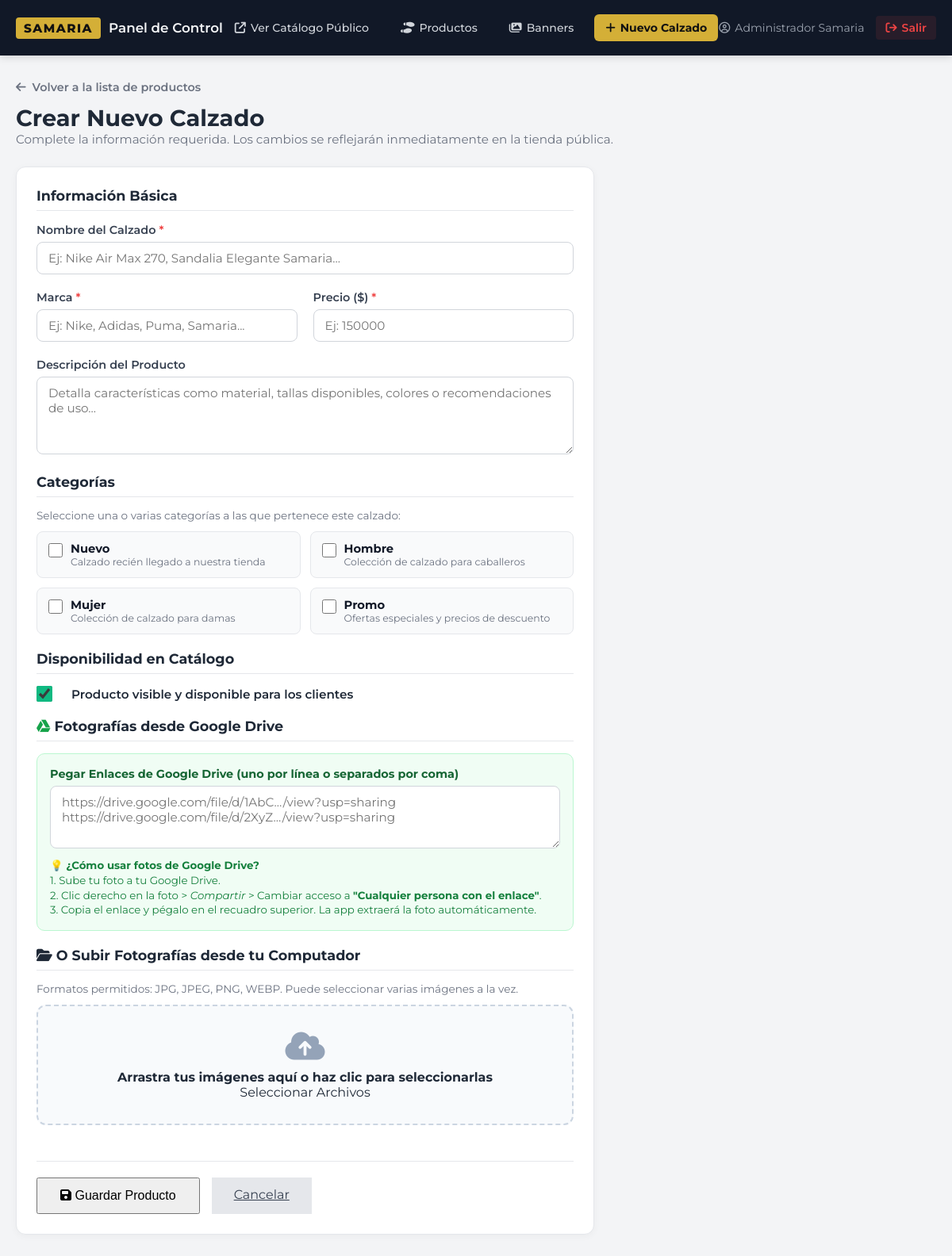
Page /admin/productos/nuevo (signed in) on the committed database.
### tables this page shows
CREATE TABLE categorias (
    id INTEGER PRIMARY KEY AUTOINCREMENT,
    nombre TEXT UNIQUE NOT NULL,
    slug TEXT UNIQUE NOT NULL,
    descripcion TEXT
);

### app/routes/admin.py (the view, shortened to what this page needs)
@admin_bp.route('/productos/nuevo', methods=['GET', 'POST'], strict_slashes=False)
@login_required
def product_new():
    categories = CategoryModel.get_all()
    return render_template('admin/product_form.html', categories=categories, product=None)

### app/database.py (called while the page is built)
def get_db():
    if 'db' not in g:
        db_path = current_app.config['DATABASE']
        os.makedirs(os.path.dirname(db_path), exist_ok=True)
        g.db = sqlite3.connect(
            db_path,
            detect_types=sqlite3.PARSE_DECLTYPES
        )
        g.db.row_factory = sqlite3.Row
        g.db.execute('PRAGMA foreign_keys = ON;')
    return g.db

def query_db(query, args=(), one=False):
    cur = get_db().execute(query, args)
    rv = cur.fetchall()
    cur.close()
    return (rv[0] if rv else None) if one else rv

### app/models/category.py (called while the page is built)
    @staticmethod
    def get_all():
        return query_db('SELECT * FROM categorias ORDER BY id ASC')

### app/routes/auth.py (called while the page is built)
def login_required(f):
    @wraps(f)
    def decorated_function(*args, **kwargs):
        if 'user_id' not in session:
            flash('Por favor inicie sesión para acceder al panel de administración.', 'warning')
            return redirect(url_for('auth.login', next=request.url))
        return f(*args, **kwargs)
    return decorated_function

### app/templates/admin/product_form.html (shortened to what this page needs)
{% extends 'admin/base_admin.html' %}
{% block content %}
<div class="product-form-container">
    <div class="form-header">
        <a href="{{ url_for('admin.dashboard') }}" class="back-link">
            <i class="fa-solid fa-arrow-left"></i> Volver a la lista de productos
        </a>
        <h1 class="page-title">
            {% if product %}
                Editar Calzado: <span class="text-gold">{{ product.nombre }}</span>
            {% else %}
                Crear Nuevo Calzado
            {% endif %}
        </h1>
        <p class="page-subtitle">Complete la información requerida. Los cambios se reflejarán inmediatamente en la tienda pública.</p>
    </div>
    <div class="form-layout-grid">
        <div class="form-main-col">
            <div class="admin-card">
                <form action="{% if product %}{{ url_for('admin.product_edit', product_id=product.id) }}{% else %}{{ url_for('admin.product_new') }}{% endif %}"
                      method="POST"
                      enctype="multipart/form-data"
                      id="productForm">
                    <div class="form-section-title">Información Básica</div>
                    <div class="form-group">
                        <label for="nombre" class="form-label required">Nombre del Calzado</label>
                        <input type="text"
                               id="nombre"
                               name="nombre"
                               class="form-control"
                               value="{{ product.nombre if product else '' }}"
                               placeholder="Ej: Nike Air Max 270, Sandalia Elegante Samaria..."
                               required>
                    </div>
                    <div class="form-row-2">
                        <div class="form-group">
                            <label for="marca" class="form-label required">Marca</label>
                            <input type="text"
                                   id="marca"
                                   name="marca"
                                   class="form-control"
                                   value="{{ product.marca if product else '' }}"
                                   placeholder="Ej: Nike, Adidas, Puma, Samaria..."
                                   required>
                        </div>
                        <div class="form-group">
                            <label for="precio" class="form-label required">Precio ($)</label>
                            <input type="number"
                                   step="0.01"
                                   min="0"
                                   id="precio"
                                   name="precio"
                                   class="form-control"
                                   value="{{ product.precio if product else '' }}"
                                   placeholder="Ej: 150000"
                                   required>
                        </div>
                    </div>
                    <div class="form-group">
                        <label for="descripcion" class="form-label">Descripción del Producto</label>
                        <textarea id="descripcion"
                                  name="descripcion"
                                  rows="4"
                                  class="form-control"
                                  placeholder="Detalla características como material, tallas disponibles, colores o recomendaciones de uso...">{{ product.descripcion if product else '' }}</textarea>
                    </div>
                    <div class="form-section-title mt-4">Categorías</div>
                    <p class="form-help-text">Seleccione una o varias categorías a las que pertenece este calzado:</p>
                    <div class="categories-checkbox-grid">
                        {% for cat in categories %}
                            <label class="category-checkbox-card">
                                <input type="checkbox"
                                       name="categorias"
                                       value="{{ cat.id }}"
                                       {% if product and cat.id in product.categoria_ids %}checked{% endif %}>
                                <div class="checkbox-custom-ui">
                                    <span class="cat-name">{{ cat.nombre }}</span>
                                    <span class="cat-desc">{{ cat.descripcion }}</span>
                                </div>
                            </label>
                        {% endfor %}
                    </div>
                    <div class="form-section-title mt-4">Disponibilidad en Catálogo</div>
                    <div class="form-group">
                        <label class="switch-toggle-label">
                            <input type="checkbox" name="disponible" value="1" {% if not product or product.disponible == 1 %}checked{% endif %}>
                            <span class="switch-text">Producto visible y disponible para los clientes</span>
                        </label>
                    </div>
                    <div class="form-section-title mt-4">
                        <i class="fa-brands fa-google-drive" style="color:#16a34a;"></i> Fotografías desde Google Drive
                    </div>
                    <div class="form-group" style="background:#f0fdf4; border:1.5px solid #bbf7d0; padding:16px; border-radius:10px;">
                        <label for="drive_links" class="form-label" style="color:#166534; font-weight:700;">
                            Pegar Enlaces de Google Drive (uno por línea o separados por coma)
                        </label>
                        <textarea id="drive_links"
                                  name="drive_links"
                                  rows="3"
                                  class="form-control"
                                  placeholder="https://drive.google.com/file/d/1AbC.../view?usp=sharing&#10;https://drive.google.com/file/d/2XyZ.../view?usp=sharing"></textarea>
                        <small style="color:#15803d; display:block; margin-top:8px; line-height:1.4;">
                            💡 <strong>¿Cómo usar fotos de Google Drive?</strong><br>
                            1. Sube tu foto a tu Google Drive.<br>
                            2. Clic derecho en la foto &gt; <em>Compartir</em> &gt; Cambiar acceso a <strong>"Cualquier persona con el enlace"</strong>.<br>
                            3. Copia el enlace y pégalo en el recuadro superior. La app extraerá la foto automáticamente.
                        </small>
                    </div>
                    <div class="form-section-title mt-4">
                        <i class="fa-solid fa-folder-open"></i> O Subir Fotografías desde tu Computador
                    </div>
                    <p class="form-help-text">Formatos permitidos: JPG, JPEG, PNG, WEBP. Puede seleccionar varias imágenes a la vez.</p>
                    <div class="file-upload-box" id="fileUploadBox">
                        <i class="fa-solid fa-cloud-arrow-up upload-icon"></i>
                        <h4>Arrastra tus imágenes aquí o haz clic para seleccionarlas</h4>
                        <span class="btn btn-outline-sm mt-2">Seleccionar Archivos</span>
                    </div>
                    <div class="form-actions-bar">
                        <button type="submit" class="btn btn-primary btn-lg">
                            <i class="fa-solid fa-floppy-disk"></i> Guardar Producto
                        </button>
                        <a href="{{ url_for('admin.dashboard') }}" class="btn btn-secondary btn-lg">Cancelar</a>
                    </div>
                </form>
            </div>
        </div>
    </div>
</div>
{% endblock %}

### app/static/css/admin.css (style rules this page uses)
:root { --admin-bg: #f3f4f6; --admin-sidebar: #111827; --admin-primary: #1f2937; --admin-accent: #d4af37; --admin-card: #ffffff; --admin-border: #e5e7eb; --admin-text: #1f2937; --admin-muted: #6b7280; --admin-success: #10b981; --admin-danger: #ef4444; --admin-warning: #f59e0b; }
* { margin: 0; padding: 0; box-sizing: border-box; }
body.admin-body { font-family: 'Montserrat', sans-serif; background-color: var(--admin-bg); color: var(--admin-text); min-height: 100vh; display: flex; flex-direction: column; }
.page-title { font-size: 1.8rem; font-weight: 700; color: var(--admin-primary); }
.page-subtitle { font-size: 0.95rem; color: var(--admin-muted); }
.admin-card { background: var(--admin-card); border-radius: 12px; border: 1px solid var(--admin-border); box-shadow: 0 2px 10px rgba(0,0,0,0.04); padding: 25px; margin-bottom: 30px; }
.form-layout-grid { display: grid; grid-template-columns: 2fr 1.1fr; gap: 30px; }
.form-header { margin-bottom: 25px; }
.back-link { display: inline-flex; align-items: center; gap: 8px; color: var(--admin-muted); font-size: 0.9rem; font-weight: 600; margin-bottom: 12px; text-decoration: none; }
.form-section-title { font-size: 1.1rem; font-weight: 700; color: var(--admin-primary); margin-bottom: 15px; padding-bottom: 8px; border-bottom: 1px solid var(--admin-border); }
.form-group { margin-bottom: 20px; }
.form-row-2 { display: grid; grid-template-columns: 1fr 1fr; gap: 20px; }
.form-label { display: block; font-weight: 600; font-size: 0.9rem; margin-bottom: 6px; color: #374151; }
.form-label.required::after { content: ' *'; color: #ef4444; }
.form-control { width: 100%; padding: 10px 14px; border: 1px solid #d1d5db; border-radius: 8px; font-size: 0.95rem; font-family: inherit; }
.form-help-text { font-size: 0.85rem; color: var(--admin-muted); margin-bottom: 12px; }
.categories-checkbox-grid { display: grid; grid-template-columns: 1fr 1fr; gap: 12px; margin-bottom: 20px; }
.category-checkbox-card { display: flex; align-items: flex-start; gap: 10px; padding: 12px 14px; border: 1.5px solid var(--admin-border); border-radius: 8px; cursor: pointer; background: #f9fafb; transition: all 0.2s; }
.category-checkbox-card input[type="checkbox"] { width: 18px; height: 18px; margin-top: 2px; cursor: pointer; accent-color: var(--admin-accent); }
.checkbox-custom-ui .cat-name { display: block; font-weight: 700; font-size: 0.92rem; color: #111827; }
.checkbox-custom-ui .cat-desc { display: block; font-size: 0.78rem; color: #6b7280; }
.switch-toggle-label { display: flex; align-items: center; gap: 12px; cursor: pointer; }
.switch-toggle-label input { width: 20px; height: 20px; accent-color: var(--admin-success); }
.switch-text { font-weight: 600; font-size: 0.95rem; }
.file-upload-box { border: 2px dashed #cbd5e1; border-radius: 12px; padding: 30px 20px; text-align: center; background: #f8fafc; cursor: pointer; transition: all 0.2s; position: relative; }
.upload-icon { font-size: 2.5rem; color: #94a3b8; margin-bottom: 10px; }
.form-actions-bar { display: flex; gap: 15px; margin-top: 30px; padding-top: 20px; border-top: 1px solid var(--admin-border); }
.btn-lg { padding: 12px 28px; font-size: 1rem; }
.btn-secondary { background: #e5e7eb; color: #374151; }

### rows in the picture
categorias: nombre "Nuevo", descripcion "Calzado recién llegado a nuestra tienda"
categorias: nombre "Hombre", descripcion "Colección de calzado para caballeros"
categorias: nombre "Mujer", descripcion "Colección de calzado para damas"
categorias: nombre "Promo", descripcion "Ofertas especiales y precios de descuento"

### other values in the picture
{{ session.get('user_nombre', 'Administrador') }} "Administrador Samaria"
